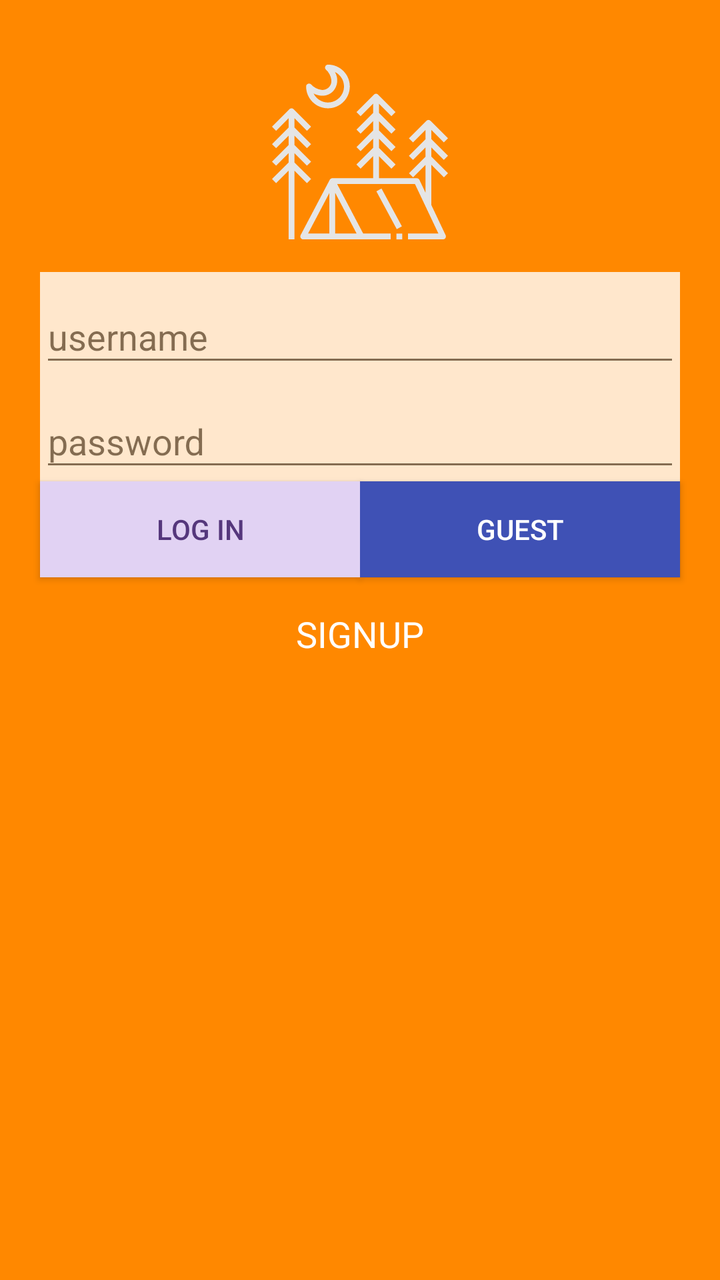
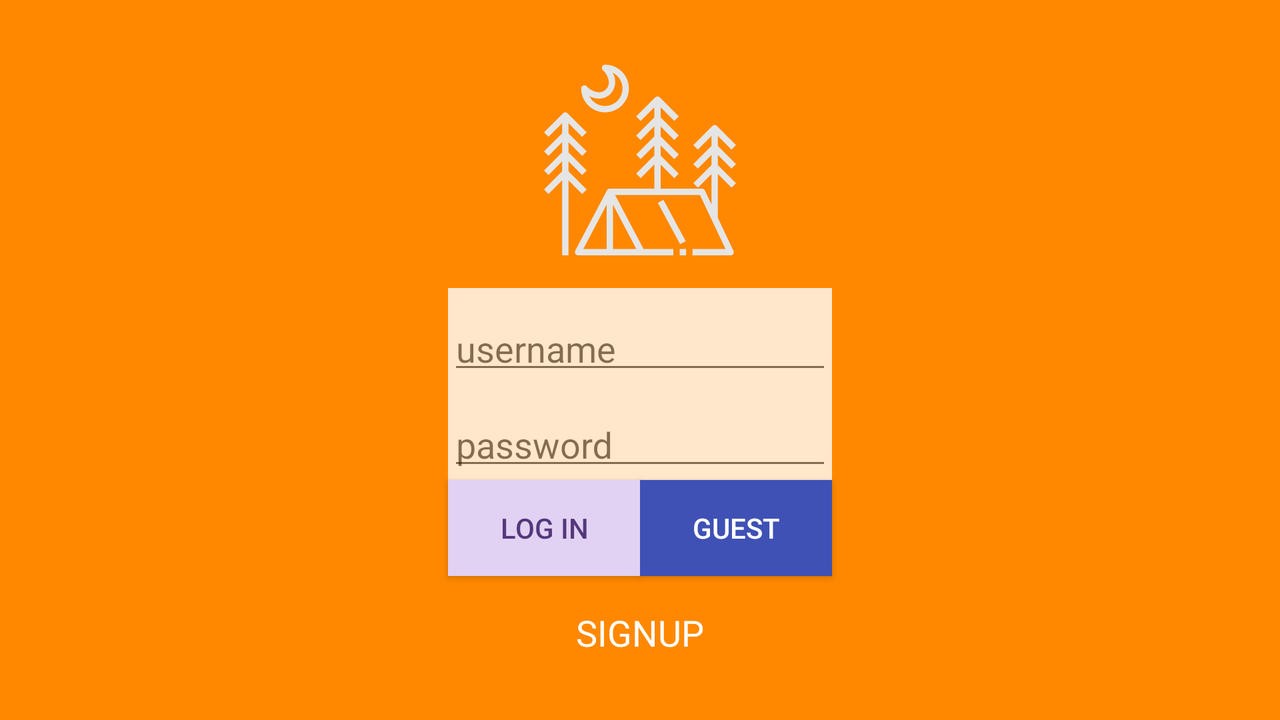

One screen, two layout resources from the same app: the default and the repository's alternative for another configuration. Each is rendered where Android would select it; the XML of both is given below.
<!-- AndroidManifest.xml: application theme AppTheme -->
<!-- res/layout/activity_login.xml -->
<?xml version="1.0" encoding="utf-8"?>
<android.support.constraint.ConstraintLayout xmlns:android="http://schemas.android.com/apk/res/android"
    xmlns:app="http://schemas.android.com/apk/res-auto"
    xmlns:tools="http://schemas.android.com/tools"
    android:layout_width="match_parent"
    android:layout_height="match_parent"
    android:background="@android:color/holo_orange_dark">

    <ImageView
        android:id="@+id/backgroundImage"
        android:layout_width="match_parent"
        android:layout_height="match_parent"
        android:contentDescription="@string/backimage_description"
        android:scaleType="fitStart"
        android:src="@drawable/girl" />

    <ImageView
        android:id="@+id/imageView4"
        android:layout_width="88dp"
        android:layout_height="88dp"
        android:layout_marginTop="32dp"
        android:src="@drawable/ic_tent"
        app:layout_constraintEnd_toEndOf="parent"
        app:layout_constraintStart_toStartOf="parent"
        app:layout_constraintTop_toTopOf="parent" />

    <LinearLayout
        android:id="@+id/linearLayout"
        android:layout_width="320dp"
        android:layout_height="wrap_content"
        android:layout_marginTop="16dp"
        android:alpha="0.8"
        android:background="@android:color/white"
        android:orientation="vertical"
        app:layout_constraintEnd_toEndOf="parent"
        app:layout_constraintStart_toStartOf="parent"
        app:layout_constraintTop_toBottomOf="@+id/imageView4">

        <android.support.design.widget.TextInputLayout
            android:id="@+id/usernameTIL"
            android:layout_width="match_parent"
            android:layout_height="wrap_content">

            <AutoCompleteTextView
                android:id="@+id/email"
                android:layout_width="match_parent"
                android:layout_height="wrap_content"
                android:hint="@string/username_hint"
                android:maxLines="1" />

        </android.support.design.widget.TextInputLayout>

        <android.support.design.widget.TextInputLayout
            android:id="@+id/passwordTIL"
            android:layout_width="match_parent"
            android:layout_height="wrap_content">

            <EditText
                android:id="@+id/password"
                android:layout_width="match_parent"
                android:layout_height="wrap_content"
                android:hint="password"
                android:inputType="textPassword"
                android:maxLines="1" />
        </android.support.design.widget.TextInputLayout>
    </LinearLayout>

    <Button
        android:id="@+id/button3"
        android:layout_width="0dp"
        android:layout_height="wrap_content"
        android:background="@drawable/button_custom"
        android:text="LOG IN"
        android:textColor="@color/background_purple"
        android:visibility="visible"
        app:layout_constraintEnd_toStartOf="@+id/button2"
        app:layout_constraintStart_toStartOf="@id/linearLayout"
        app:layout_constraintTop_toBottomOf="@+id/linearLayout"
         />

    <Button
        android:id="@+id/button2"
        android:layout_width="0dp"
        android:layout_height="wrap_content"
        android:background="@color/colorPrimary"
        android:text="GUEST"
        android:textColor="@android:color/white"
        android:visibility="visible"
        app:layout_constraintEnd_toEndOf="@id/linearLayout"
        app:layout_constraintStart_toEndOf="@+id/button3"
        app:layout_constraintTop_toBottomOf="@+id/linearLayout" />


    <TextView
        android:id="@+id/signup_text"
        android:layout_width="wrap_content"
        android:layout_height="wrap_content"
        android:layout_centerHorizontal="true"
        android:layout_marginTop="16dp"
        android:text="@string/signup_text"
        android:textColor="@android:color/white"
        android:textSize="18sp"
        android:visibility="visible"
        app:layout_constraintEnd_toEndOf="parent"
        app:layout_constraintStart_toStartOf="parent"
        app:layout_constraintTop_toBottomOf="@+id/button2" />

    <android.support.constraint.Guideline
        android:id="@+id/guideline"
        android:layout_width="wrap_content"
        android:layout_height="wrap_content"
        android:orientation="vertical"
        app:layout_constraintGuide_begin="46dp" />




</android.support.constraint.ConstraintLayout>
<!-- resources referenced by this layout -->
<resources>
  <color name="background_purple">#55377C</color>
  <color name="colorPrimary">#3F51B5</color>
  <!-- drawable button_custom (drawable) -->
  <?xml version="1.0" encoding="utf-8"?>
  <selector xmlns:android="http://schemas.android.com/apk/res/android">
      <item android:drawable="@android:color/holo_orange_dark"
          android:state_pressed="true" />
      <item android:drawable="@color/background_purple"
          android:state_focused="true" />
      <item android:drawable="@color/light_purple_button" />
      </selector>
  <!-- drawable ic_tent: vector/xml drawable (drawable, 3193 chars, omitted) -->
  <string name="backimage_description">a girl</string>
  <string name="signup_text">SIGNUP</string>
  <string name="username_hint">username</string>
  <style name="AppTheme" parent="Theme.AppCompat.Light.DarkActionBar">
          
          <item name="colorPrimary">@color/colorPrimary</item>
          <item name="colorPrimaryDark">@android:color/holo_orange_dark</item>
          <item name="colorAccent">@color/colorAccent</item>
      </style>
  <color name="light_purple_button">#E1D2F3</color>
  <color name="colorAccent">#FF4081</color>
</resources>
<!-- res/layout-land/activity_login.xml (the repository's variant of the layout above) -->
<!-- drawn on the phone turned sideways -->
<?xml version="1.0" encoding="utf-8"?>
<android.support.constraint.ConstraintLayout xmlns:android="http://schemas.android.com/apk/res/android"
    xmlns:app="http://schemas.android.com/apk/res-auto"
    android:layout_width="match_parent"
    android:layout_height="match_parent"
    android:background="@android:color/holo_orange_dark">

    <ImageView
        android:id="@+id/backgroundImage"
        android:layout_width="match_parent"
        android:layout_height="match_parent"
        android:contentDescription="@string/backimage_description"
        android:scaleType="fitStart"
        android:src="@drawable/girl" />

    <ImageView
        android:id="@+id/logo"
        android:layout_width="96dp"
        android:layout_height="96dp"
        android:layout_marginTop="32dp"
        android:src="@drawable/ic_tent"
        app:layout_constraintEnd_toEndOf="parent"
        app:layout_constraintStart_toStartOf="parent"
        app:layout_constraintTop_toTopOf="parent" />

    <android.support.design.widget.TextInputLayout
        android:id="@+id/usernameTIL"
        android:layout_width="0dp"
        android:layout_height="48dp"
        android:layout_marginTop="16dp"
        android:alpha="0.8"
        android:background="@android:color/white"
        app:layout_constraintEnd_toEndOf="@id/guideline2"
        app:layout_constraintStart_toStartOf="@id/guideline1"
        app:layout_constraintTop_toBottomOf="@id/logo">

        <AutoCompleteTextView
            android:id="@+id/username"
            android:layout_width="match_parent"
            android:layout_height="wrap_content"
            android:hint="@string/username_hint"
            android:maxLines="1" />

    </android.support.design.widget.TextInputLayout>

    <android.support.design.widget.TextInputLayout
        android:id="@+id/passwordTIL"
        android:layout_width="0dp"
        android:layout_height="48dp"
        android:alpha="0.8"
        android:background="@android:color/white"
        app:layout_constraintEnd_toEndOf="@id/guideline2"
        app:layout_constraintStart_toStartOf="@id/guideline1"
        app:layout_constraintTop_toBottomOf="@id/usernameTIL">

        <EditText
            android:id="@+id/password"
            android:layout_width="match_parent"
            android:layout_height="wrap_content"
            android:hint="password"
            android:inputType="textPassword"
            android:maxLines="1" />
    </android.support.design.widget.TextInputLayout>


    <Button
        android:id="@+id/button1"
        android:layout_width="0dp"
        android:layout_height="48dp"
        android:background="@drawable/button_custom"
        android:text="LOG IN"
        android:textColor="@color/background_purple"
        app:layout_constraintEnd_toStartOf="@+id/button2"
        app:layout_constraintStart_toStartOf="@id/guideline1"
        app:layout_constraintTop_toBottomOf="@+id/passwordTIL" />

    <Button
        android:id="@+id/button2"
        android:layout_width="0dp"
        android:layout_height="48dp"
        android:background="@color/colorPrimary"
        android:text="GUEST"
        android:textColor="@android:color/white"
        app:layout_constraintEnd_toEndOf="@id/guideline2"
        app:layout_constraintStart_toEndOf="@+id/button1"
        app:layout_constraintTop_toBottomOf="@+id/passwordTIL" />


    <TextView
        android:id="@+id/signup_text"
        android:layout_width="wrap_content"
        android:layout_height="wrap_content"
        android:layout_marginTop="16dp"
        android:text="@string/signup_text"
        android:textColor="@android:color/white"
        android:textSize="18sp"
        app:layout_constraintEnd_toEndOf="parent"
        app:layout_constraintStart_toStartOf="parent"
        app:layout_constraintTop_toBottomOf="@+id/button2" />

    <android.support.constraint.Guideline
        android:id="@+id/guideline1"
        android:layout_width="wrap_content"
        android:layout_height="wrap_content"
        android:orientation="vertical"
        app:layout_constraintGuide_percent="0.35" />

    <android.support.constraint.Guideline
        android:id="@+id/guideline2"
        android:layout_width="wrap_content"
        android:layout_height="wrap_content"
        android:orientation="vertical"
        app:layout_constraintGuide_percent="0.65" />


</android.support.constraint.ConstraintLayout>
